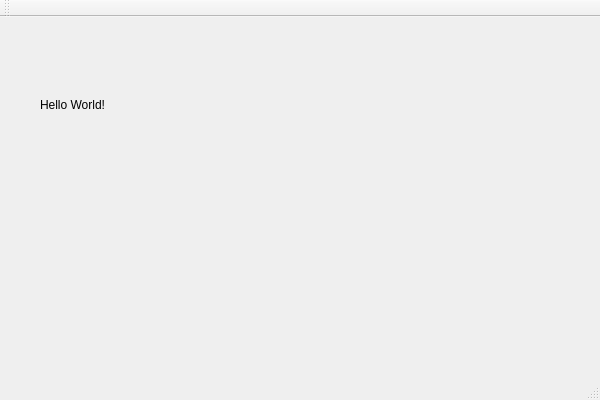
<?xml version="1.0" encoding="UTF-8"?>
<ui version="4.0">
 <class>MainWindow</class>
 <widget class="QMainWindow" name="MainWindow">
  <property name="geometry">
   <rect>
    <x>0</x>
    <y>0</y>
    <width>600</width>
    <height>400</height>
   </rect>
  </property>
  <property name="windowTitle">
   <string>MainWindow</string>
  </property>
  <widget class="QWidget" name="centralWidget">
   <widget class="QLabel" name="label">
    <property name="geometry">
     <rect>
      <x>40</x>
      <y>80</y>
      <width>71</width>
      <height>16</height>
     </rect>
    </property>
    <property name="text">
     <string>Hello World!</string>
    </property>
   </widget>
  </widget>
  <widget class="QMenuBar" name="menuBar">
   <property name="geometry">
    <rect>
     <x>0</x>
     <y>0</y>
     <width>600</width>
     <height>21</height>
    </rect>
   </property>
  </widget>
  <widget class="QToolBar" name="mainToolBar">
   <attribute name="toolBarArea">
    <enum>TopToolBarArea</enum>
   </attribute>
   <attribute name="toolBarBreak">
    <bool>false</bool>
   </attribute>
  </widget>
  <widget class="QStatusBar" name="statusBar"/>
 </widget>
 <layoutdefault spacing="6" margin="11"/>
 <resources/>
 <connections/>
</ui>
